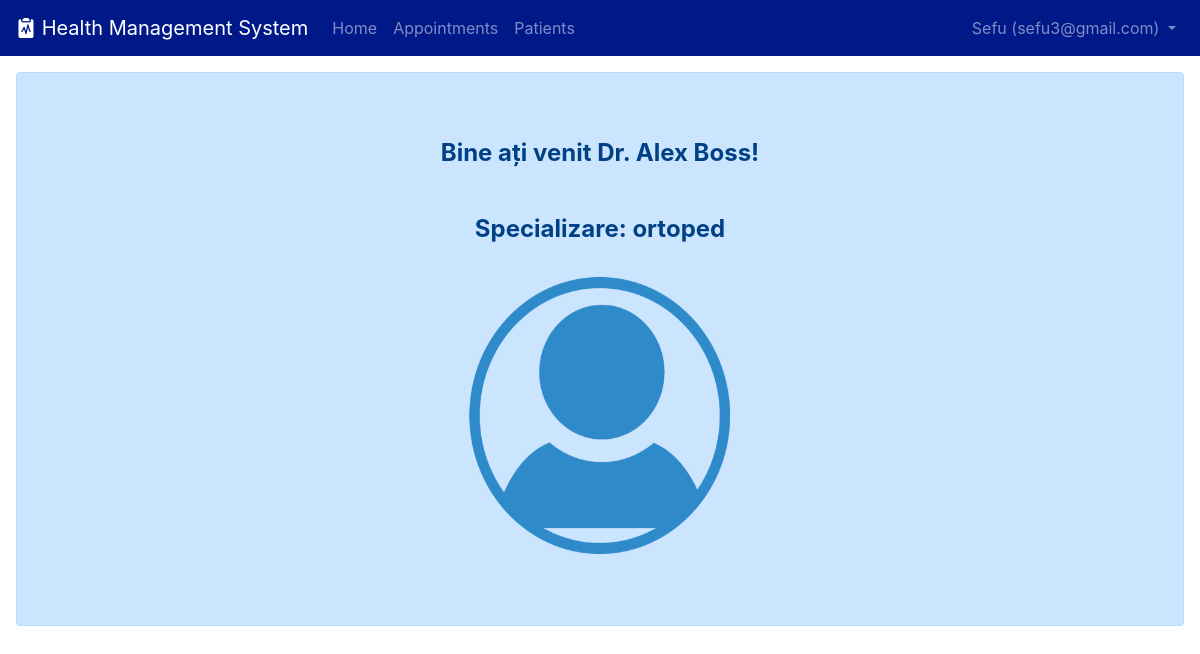
The page /home.php (signed in) on the database its author committed.
### tables this page shows
CREATE TABLE `user` (
  `id` int(11) NOT NULL,
  `username` varchar(50) DEFAULT NULL,
  `password` varchar(255) DEFAULT NULL,
  `email` varchar(100) DEFAULT NULL,
  `tip_utilizator` varchar(255) DEFAULT NULL
);

CREATE TABLE `cadru_medical` (
  `id` int(11) NOT NULL,
  `nume` varchar(50) DEFAULT NULL,
  `prenume` varchar(50) DEFAULT NULL,
  `data_nasterii` date DEFAULT NULL,
  `specialitate` varchar(255) DEFAULT NULL,
  `telefon` varchar(20) DEFAULT NULL,
  `user_id` int(11) NOT NULL
);

### home.php (the view, shortened to what this page needs)
<?php
include('template/header.php');
?>
<div class="alert alert-primary m-3">
<?php if($user_type === "pacient") : ?>
    <div class="admin-container ">
        <p>Bine ați venit <?php echo $last_name . ' ' . $first_name; ?>!<br></p>
        <img src="assets/login.png" alt="Admin Image">
    </div>
    <div class="info-box">
            <h3>Assistance with Your Account </h3>
            <p>
                    Contact us:
                    <a href="mailto:HMS@gmail.com" class="email-link">
                    <svg xmlns="http://www.w3.org/2000/svg" viewBox="0 0 24 24" fill="currentColor"><path d="M12 12.713l-11.714-8.713h23.428z"/><path d="M12 13.287l-12-8.713v15.426h24v-15.426z"/></svg>
                        HMS@gmail.com
                    </a>
            </p>
        </div>
<?php elseif($user_type === "cadru_medical") : ?>
    <div class="admin-container ">
        <p>Bine ați venit Dr. <?php echo $last_name . ' ' . $first_name; ?>!<br></p><br>
        <p>Specializare: <?php echo $speciality; ?></p>
        <img src="assets/login.png" alt="Admin Image">
    </div>
<?php else : ?>
<?php endif; ?>
</div>
<?php
include('template/footer.php');
?>

### template/header.php (shortened to what this page needs)
<?php
if (isset($_SESSION['id'])) {
    $id = mysqli_real_escape_string($con, $_SESSION['id']);
    $user_query = "SELECT * FROM user WHERE id = '$id'";
    $user_result = mysqli_query($con, $user_query);
    if ($user_result) {
        $user = mysqli_fetch_assoc($user_result);
        $username = $user['username'];
        $user_id = $user['id'];
        $user_email = $user['email'];
        $user_type = $user['tip_utilizator'];
    } else {
        die("Query Error: " . mysqli_error($con));
    }
    if ($user_type === "pacient") {
        $pacient_query = "SELECT * FROM pacient WHERE user_id = '$user_id'";
        $pacient_result =  mysqli_query($con, $pacient_query);
        if ($pacient_result) {
            $pacient = mysqli_fetch_assoc($pacient_result);
            $pacient_id = $pacient['id'];
            $first_name = $pacient['prenume'];
            $last_name =  $pacient['nume'];
        }
    } else if ($user_type === "cadru_medical") {
        $physician_query = "SELECT u.username, u.email, cm.id, cm.nume, cm.prenume, cm.specialitate FROM user u
                JOIN cadru_medical cm ON u.id = cm.user_id
                WHERE u.id = '$id'";
        $physician_result = mysqli_query($con, $physician_query);
        if($physician_result) {
            $physician = mysqli_fetch_assoc($physician_result);
            $first_name = $physician['prenume'];
            $last_name =  $physician['nume'];
            $speciality = $physician['specialitate'];
        } else {
            die("Query Error: " . mysqli_error($con));
        }
    } else if ($user_type === "admin") {
    }
} else {
    die("Session ID not set");
}
?>
<!DOCTYPE html>
<html lang="en">
<head>
    <link rel="stylesheet" href="https://stackpath.bootstrapcdn.com/bootstrap/4.3.1/css/bootstrap.min.css">
    <link rel="stylesheet" href="https://cdn.jsdelivr.net/npm/bootstrap-icons@1.11.3/font/bootstrap-icons.min.css">
    <link rel="stylesheet" href="/eeris/template/bootstrap.config.css">
</head>
<body>
<nav class="navbar navbar-expand-lg navbar-dark bg-dark-blue">
  <a class="navbar-brand" href="/eeris/home.php"><i class="bi bi-clipboard2-pulse-fill"></i> Health Management System</a>
  <div class="collapse navbar-collapse" id="navbarText">
    <ul class="navbar-nav ms-auto">
      <li class="nav-item">
        <a class="nav-link" href="/eeris/home.php">Home<span class="sr-only">(current)</span></a>
      </li>
    <?php if($user_type === 'pacient') : ?>
      <li class="nav-item">
        <a class="nav-link" href="/eeris/appointment/list.php">Appointments <span class="sr-only">(current)</span></a>
      </li>
      <li class="nav-item">
        <a class="nav-link" href="/eeris/exercises/list.php">Exercises<span class="sr-only">(current)</span></a>
      </li>
      <li class="nav-item">
        <a class="nav-link" href="/eeris/statistics.php">Statistics <span class="sr-only">(current)</span></a>
      </li>
    <?php elseif($user_type === 'cadru_medical') : ?>
      <li class="nav-item">
        <a class="nav-link" href="/eeris/appointment/list.php">Appointments</a>
      </li>
      <li class="nav-item">
        <a class="nav-link" href="/eeris/patient/list.php">Patients</a>
      </li>
    <?php else : ?>
      <li class="nav-item">
        <a class="nav-link" href="#">Home <span class="sr-only">(current)</span></a>
      </li>
    <?php endif; ?>
    </ul>
    <ul class="navbar-nav ml-auto justify-content-end">
      <li class="nav-item dropdown justify-content-end">
        <a class="nav-link dropdown-toggle" href="#" id="navbarDropdown" role="button" data-toggle="dropdown" aria-haspopup="true" aria-expanded="false">
          <?php echo "{$username} ({$user_email})" ?>
        </a>
      </li>
    </ul>
  </div>
</nav>

### home.php (style rules this page uses)
.admin-container { text-align: center; margin: 50px auto; }
.admin-container p { font-weight: bold; font-size: 24px; }
.admin-container img { display: block; margin: 0 auto; width: 300px; height: 300px; }

### rows shown on the page
user: username "Sefu", email "sefu3@gmail.com"
cadru_medical: nume "Alex", prenume "Boss", specialitate "ortoped"
